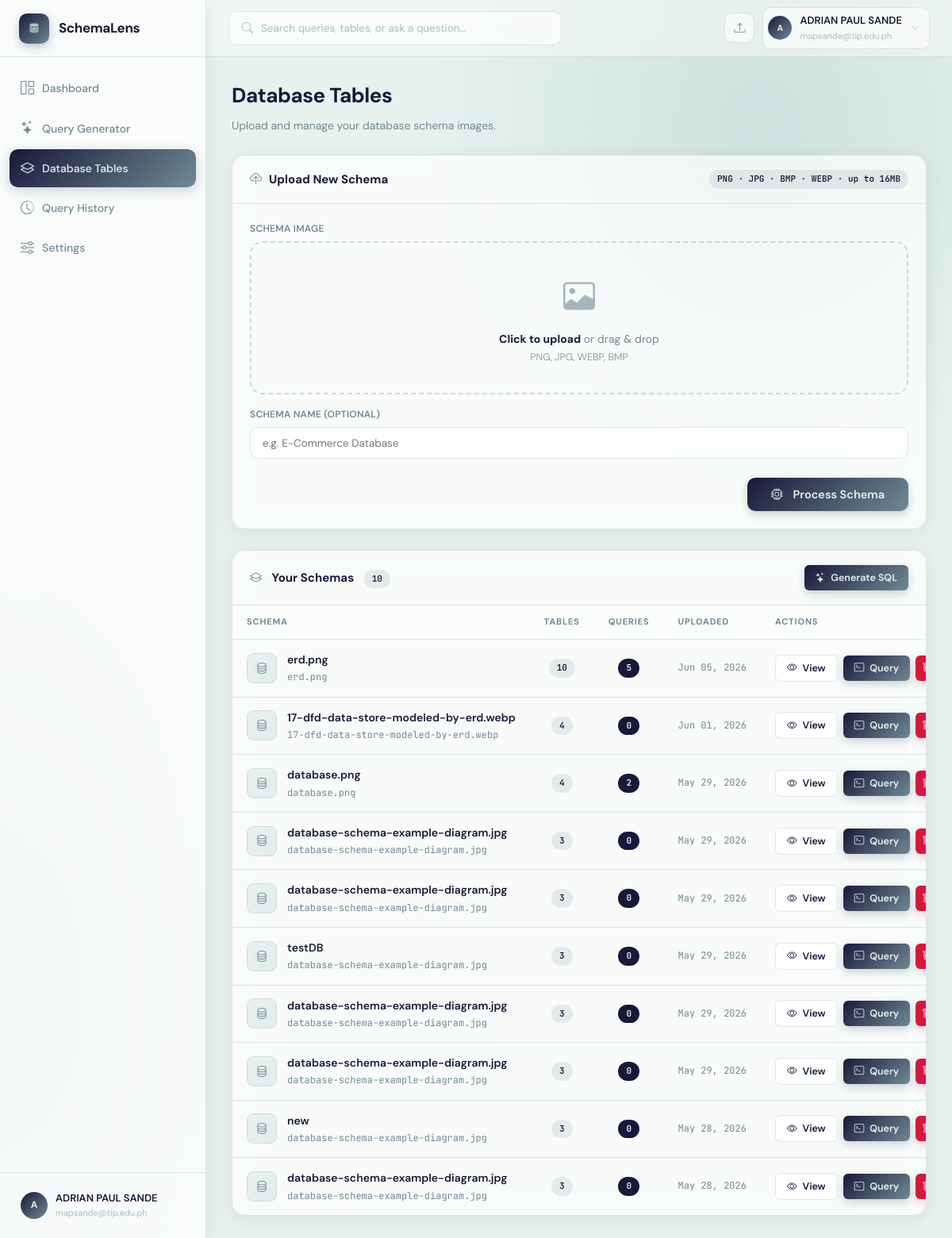
The page /schemas (signed in) on the database as committed earlier.
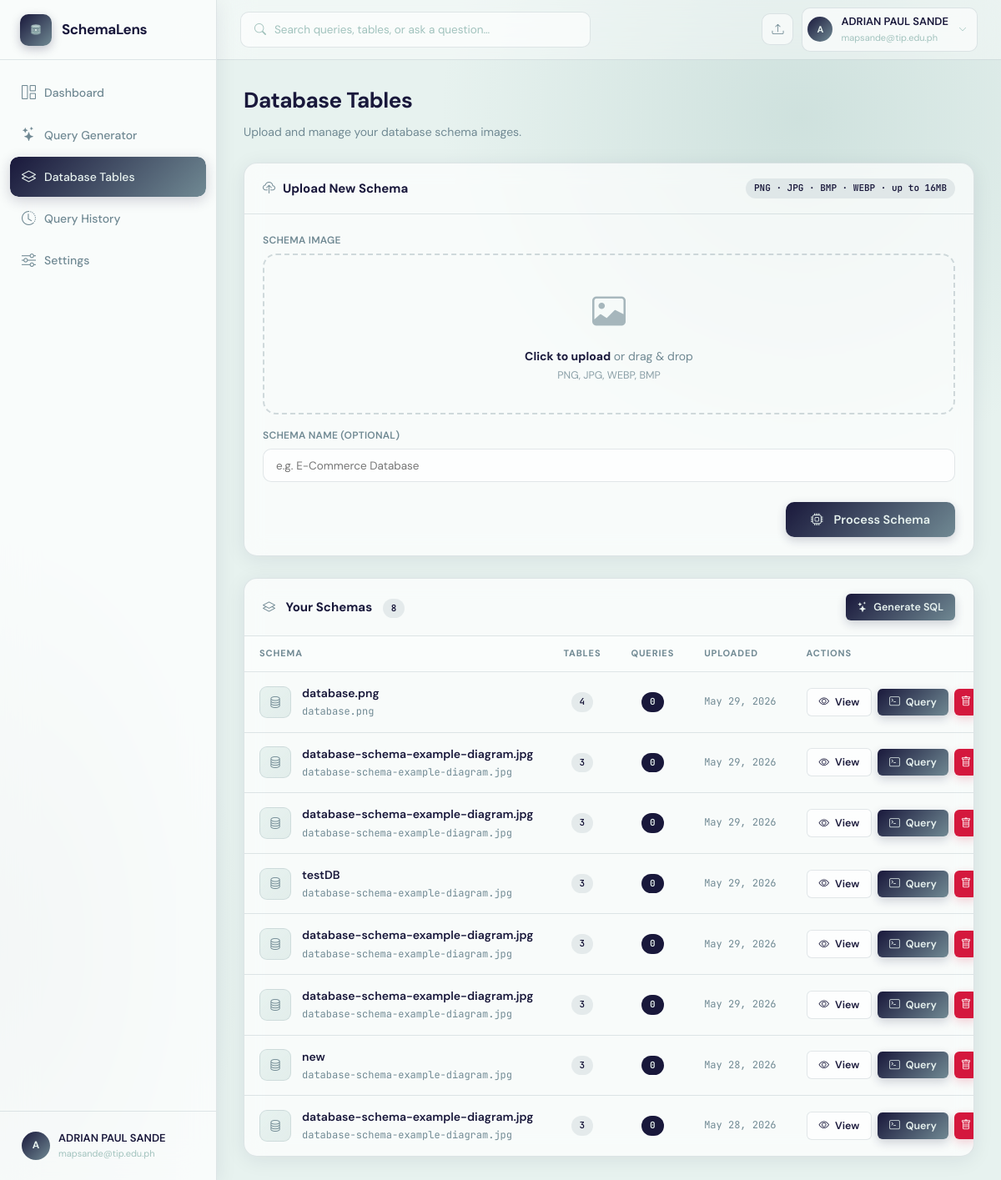
The same page on the database as committed later.
### app.py (models this page shows)
class User(UserMixin, db.Model):
    __tablename__ = "users"
    id           = db.Column(db.Integer, primary_key=True)
    name         = db.Column(db.String(120), nullable=False)
    email        = db.Column(db.String(200), unique=True, nullable=False)
    password     = db.Column(db.String(256), nullable=False)
    company      = db.Column(db.String(120), default="")
    role         = db.Column(db.String(80), default="")
    gemini_key   = db.Column(db.String(256), default="")
    created_at   = db.Column(db.DateTime, default=datetime.datetime.utcnow)
    agreement_accepted = db.Column(db.Boolean, default=False)
    agreement_accepted_at = db.Column(db.DateTime, nullable=True)
    schemas      = db.relationship("SchemaUpload", backref="owner", lazy=True,
                                   cascade="all, delete-orphan")
    queries      = db.relationship("QueryHistory", backref="owner", lazy=True,
                                   cascade="all, delete-orphan")

class SchemaUpload(db.Model):
    __tablename__ = "schema_uploads"
    id            = db.Column(db.Integer, primary_key=True)
    user_id       = db.Column(db.Integer, db.ForeignKey("users.id"), nullable=False)
    filename      = db.Column(db.String(256), nullable=False)
    original_name = db.Column(db.String(256), nullable=False)
    schema_name   = db.Column(db.String(120), default="")
    ocr_text      = db.Column(db.Text, default="")
    parsed_schema = db.Column(db.Text, default="")   # JSON
    confirmed_schema = db.Column(db.Text, default="")  # JSON — user-confirmed/edited version
    uploaded_at   = db.Column(db.DateTime, default=datetime.datetime.utcnow)
    queries       = db.relationship("QueryHistory", backref="schema", lazy=True,
                                    cascade="all, delete-orphan")

### app.py (the view)
@app.route("/schemas")
@login_required
def schemas():
    all_schemas = SchemaUpload.query.filter_by(user_id=current_user.id)\
                  .order_by(SchemaUpload.uploaded_at.desc()).all()
    return render_template("schemas.html", schemas=all_schemas)

### app.py (called while the page is built)
@login_manager.user_loader
def load_user(user_id):
    return db.session.get(User, int(user_id))

@app.template_filter('fromjson')
def fromjson_filter(s):
    try:
        return json.loads(s) if s else {}
    except Exception:
        return {}

### templates/schemas.html (shortened to what this page needs)
{% extends "base.html" %}
{% block content %}
<div class="page-head fade-in">
  <h1>Database Tables</h1>
  <p>Upload and manage your database schema images.</p>
</div>
<div class="card mb-4 fade-in fade-in-1" style="margin-bottom:26px;">
  <div class="card-header">
    <div class="card-title">
      <i class="bi bi-cloud-upload" style="color:var(--primary-mid);margin-right:9px;"></i>Upload New Schema
    </div>
    <span class="badge badge-mid">PNG · JPG · BMP · WEBP · up to 16MB</span>
  </div>
  <div class="card-body">
    <form method="POST" action="{{ url_for('upload_schema') }}" enctype="multipart/form-data" id="uploadForm">
      <div class="upload-grid-container">
        <div>
          <label class="label" style="margin-bottom: 6px; display: block;">Schema Image</label>
          <div class="upload-zone" id="dropZone" onclick="document.getElementById('fileInput').click()" tabindex="0" role="button">
            <div class="upload-icon"><i class="bi bi-image"></i></div>
            <div class="upload-hint" id="uploadHint">
              <strong>Click to upload</strong> or drag &amp; drop<br>
              <span style="font-size:12.5px; margin-top:4px; display:block; opacity:0.8;">PNG, JPG, WEBP, BMP</span>
            </div>
          </div>
        </div>
        <div>
          <label class="label" style="margin-bottom: 6px; display: block;">Schema Name (optional)</label>
          <input type="text" name="schema_name" class="input" placeholder="e.g. E-Commerce Database" style="width: 100%; height: 40px;">
        </div>
        <div class="upload-footer-actions">
          <button type="submit" class="btn btn-primary btn-lg" id="uploadBtn" style="min-width: 180px; justify-content:center; height: 42px;">
            <i class="bi bi-cpu" style="margin-right: 6px;"></i> Process Schema
          </button>
        </div>
      </div>
    </form>
  </div>
</div>
<div class="card fade-in fade-in-2">
  <div class="card-header">
    <div class="card-title">
      <i class="bi bi-layers" style="color:var(--primary-mid);margin-right:9px;"></i>
      Your Schemas
      <span class="badge badge-mid" style="margin-left:9px;">{{ schemas|length }}</span>
    </div>
    <a href="{{ url_for('query_page') }}" class="btn btn-primary btn-sm"><i class="bi bi-stars"></i> Generate SQL</a>
  </div>
  {% if schemas %}
  <div class="table-responsive">
    <table class="schemas-table">
      <thead>
        <tr>
          <th>Schema</th>
          <th style="text-align:center; width: 90px;">Tables</th>
          <th style="text-align:center; width: 90px;">Queries</th>
          <th style="width: 130px;">Uploaded</th>
          <th style="width: 220px;">Actions</th>
        </tr>
      </thead>
      <tbody>
        {% for s in schemas %}
        <tr>
          <td>
            <div class="schema-name-cell">
              <div class="schema-icon"><i class="bi bi-database" style="color:var(--primary-mid);font-size:15px;"></i></div>
              <div>
                <div style="font-weight:600; font-size:14px; color: var(--text);">{{ s.schema_name or s.original_name }}</div>
                <div style="font-size:12px; color:var(--text-soft); font-family:var(--mono); margin-top: 2px;">{{ s.original_name }}</div>
              </div>
            </div>
          </td>
          <td style="text-align:center;">
            {% if s.parsed_schema %}
              {% set p = s.parsed_schema | fromjson %}
              <span class="badge badge-mid">{{ p.tables | length }}</span>
            {% else %}
              <span class="badge badge-light">—</span>
            {% endif %}
          </td>
          <td style="text-align:center;">
            <span class="badge badge-dark">{{ s.queries|length }}</span>
          </td>
          <td style="font-family:var(--mono); font-size:12px; color:var(--text-soft);">
            {{ s.uploaded_at.strftime('%b %d, %Y') }}
          </td>
          <td>
            <div class="actions-cell-flex">
              <a href="{{ url_for('schema_detail', schema_id=s.id) }}" class="btn btn-outline btn-sm">
                <i class="bi bi-eye"></i> View
              </a>
              <a href="{{ url_for('query_page') }}?schema_id={{ s.id }}" class="btn btn-primary btn-sm">
                <i class="bi bi-terminal"></i> Query
              </a>
              <form method="POST" action="{{ url_for('delete_schema', schema_id=s.id) }}"
                    onsubmit="return confirm('Delete this schema and all its queries?');" style="margin:0;">
                <button type="submit" class="btn btn-danger btn-sm btn-icon">
                  <i class="bi bi-trash"></i>
                </button>
              </form>
            </div>
          </td>
        </tr>
        {% endfor %}
      </tbody>
    </table>
  </div>
  {% endif %}
</div>
{% endblock %}

### templates/base.html (shortened to what this page needs)
<!DOCTYPE html>
<html lang="en">
<head>
  <link href="https://cdn.jsdelivr.net/npm/bootstrap-icons@1.11.3/font/bootstrap-icons.css" rel="stylesheet">
  <link rel="stylesheet" href="https://cdnjs.cloudflare.com/ajax/libs/highlight.js/11.9.0/styles/github-dark.min.css">
</head>
<body>
{% if current_user.is_authenticated %}
<aside class="sidebar">
  <div class="sidebar-logo">
    <a href="{{ url_for('dashboard') }}">
      <div class="logo-icon">
      </div>
      <span class="logo-text">SchemaLens</span>
    </a>
  </div>
  <nav class="sidebar-nav">
    <a href="{{ url_for('dashboard') }}" class="nav-item {% if request.endpoint=='dashboard' %}active{% endif %}">
      <i class="bi bi-grid-1x2"></i> <span>Dashboard</span>
    </a>
    <a href="{{ url_for('query_page') }}" class="nav-item {% if request.endpoint=='query_page' %}active{% endif %}">
      <i class="bi bi-stars"></i> <span>Query Generator</span>
    </a>
    <a href="{{ url_for('schemas') }}" class="nav-item {% if request.endpoint in ['schemas','schema_detail'] %}active{% endif %}">
      <i class="bi bi-layers"></i> <span>Database Tables</span>
    </a>
    <a href="{{ url_for('history') }}" class="nav-item {% if request.endpoint=='history' %}active{% endif %}">
      <i class="bi bi-clock-history"></i> <span>Query History</span>
    </a>
    <a href="{{ url_for('settings') }}" class="nav-item {% if request.endpoint=='settings' %}active{% endif %}">
      <i class="bi bi-sliders"></i> <span>Settings</span>
    </a>
  </nav>
  <div class="sidebar-footer">
    <div class="user-row">
      <div class="user-avatar">{{ current_user.name[0].upper() }}</div>
      <div>
        <div class="user-name">{{ current_user.name }}</div>
        <div class="user-email">{{ current_user.email[:26] }}{% if current_user.email|length > 26 %}…{% endif %}</div>
      </div>
    </div>
  </div>
</aside>
<header class="topbar">
  <div class="search-box">
    <i class="bi bi-search"></i>
    <input type="text" placeholder="Search queries, tables, or ask a question…">
  </div>
  <div class="topbar-right">
    <a href="{{ url_for('schemas') }}" class="icon-btn" title="Upload Schema"><i class="bi bi-upload"></i></a>
    <div class="user-dropdown-wrapper">
      <div class="topbar-user" id="topbarUserBtn">
        <div class="user-avatar" style="width:30px;height:30px;font-size:11px;">{{ current_user.name[0].upper() }}</div>
        <div>
          <div class="name">{{ current_user.name }}</div>
          <div class="email">{{ current_user.email[:22] }}{% if current_user.email|length>22 %}…{% endif %}</div>
        </div>
        <i class="bi bi-chevron-down" style="font-size:10px;color:var(--text-xs);margin-left:2px;"></i>
      </div>
    </div>
  </div>
</header>
<div class="main">
  <div class="page">
    {% block content %}{% endblock %}
  </div>
</div>
{% else %}
{% block auth_content %}{% endblock %}
{% endif %}
</body>
</html>

### templates/schemas.html (style rules this page uses)
.page-head { margin-bottom: 26px; }
.page-head h1 { font-size: 26px; font-weight: 700; letter-spacing: -.5px; margin-bottom: 5px; color: var(--text); }
.page-head p { font-size: 14px; color: var(--text-soft); }
.upload-grid-container { display: flex; flex-direction: column; gap: 16px; }
.upload-zone { border: 2px dashed rgba(112,137,147,0.3); border-radius: var(--radius); padding: 36px 22px; text-align: center; cursor: pointer;w background: rgba(231,242,239,0.25); transition: all .2s ease-in-out; }
.upload-icon { font-size: 40px; color: var(--primary-mid); margin-bottom: 12px; opacity: .6; }
.upload-hint { font-size: 14px; color: var(--text-soft); line-height: 1.4; }
.upload-hint strong { color: var(--primary); }
.upload-footer-actions { display: flex; justify-content: flex-end; margin-top: 8px; }
.table-responsive { width: 100%; overflow-x: auto; -webkit-overflow-scrolling: touch; }
.schemas-table { width: 100%; border-collapse: collapse; white-space: nowrap; }
.schemas-table th { text-align: left; padding: 12px 18px; font-size: 11px; font-weight: 700; color: var(--text-soft); text-transform: uppercase; letter-spacing: .08em; border-bottom: 1.5px solid var(--border); background: rgba(255,255,255,0.3); }
.schemas-table td { padding: 14px 18px; border-bottom: 1px solid var(--border); font-size: 13.5px; vertical-align: middle; }
.schemas-table tr:last-child td { border-bottom: none; }
.schema-name-cell { display: flex; align-items: center; gap: 13px; }
.schema-icon { width: 38px; height: 38px; border-radius: 9px; background: linear-gradient(135deg, var(--primary-xlight), rgba(161,194,189,0.25)); display: flex; align-items: center; justify-content: center; flex-shrink: 0; border: 1px solid var(--border); }
.actions-cell-flex { display: flex; gap: 7px; align-items: center; }
.card-header { display: flex; align-items: center; justify-content: space-between; flex-wrap: wrap; gap: 12px; }

Rows that differ between the two databases and show on the page:
removed SchemaUpload: schema_name "erd.png", original_name "erd.png", tables|length "10", queries|length "5", uploaded_at "Jun 05, 2026"
no longer on this page (row edited): SchemaUpload: schema_name "17-dfd-data-store-modeled-by-erd.webp", original_name "17-dfd-data-store-modeled-by-erd.webp", tables|length "4", queries|length "0", uploaded_at "Jun 01, 2026"
computed for SchemaUpload "database.png": queries|length "2" → "0"
Other text that changed with them:
{{ schemas|length }}: "10" → "8"
